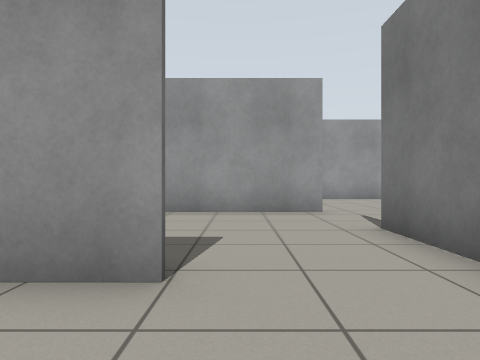
View 1 (above)

18 first-person views from a walk through a robot-simulator world made for Gazebo. The camera is 0.72 m above the floor, looks level and sees 75° across. The floor is counted in squares, 1 m on a side. Each view is taken from the middle of a square. On the plan, view 1 faces up. The plan holds only what a view shows up to about 10 squares ahead; the rest is blank. The place goes on beyond the plan.

View 2
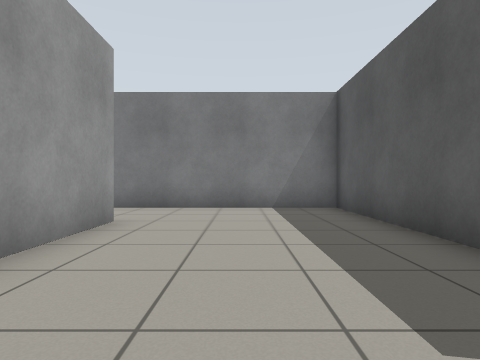

View 3
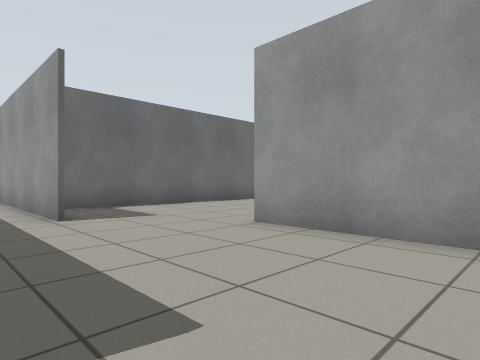

View 4
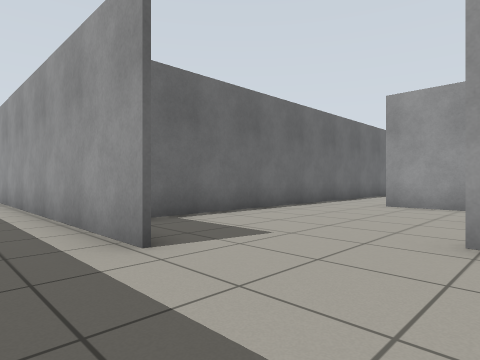

View 5
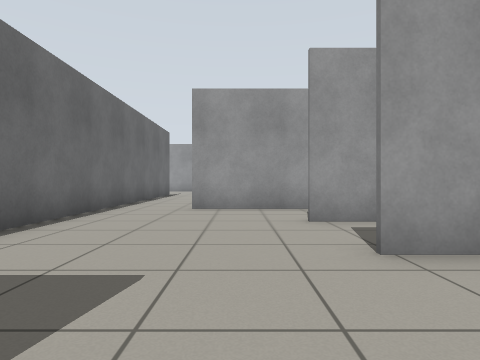

View 6
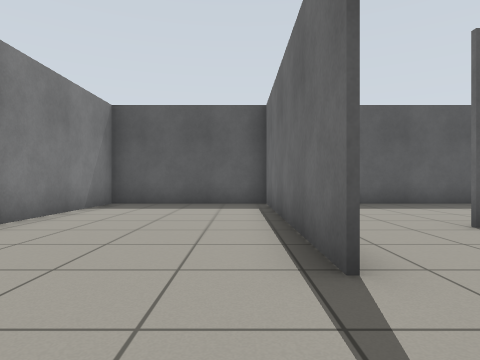

View 7
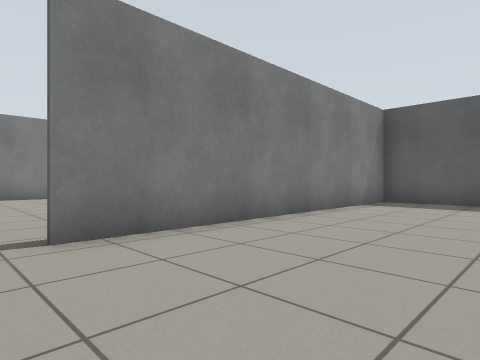

View 8
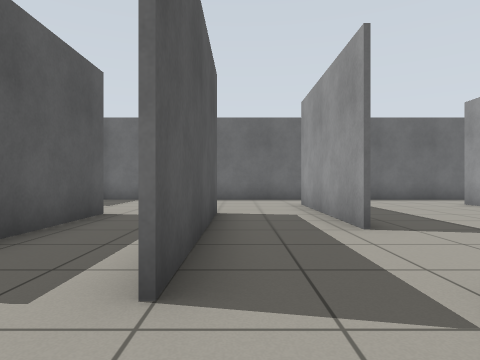

View 9
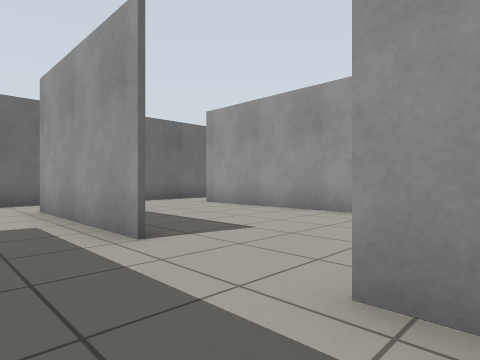

View 10
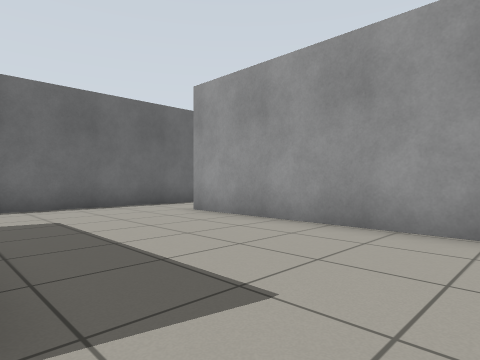

View 11
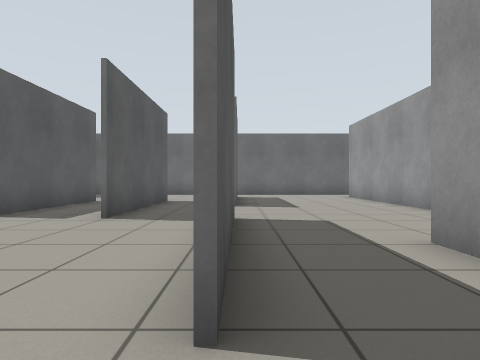

View 12
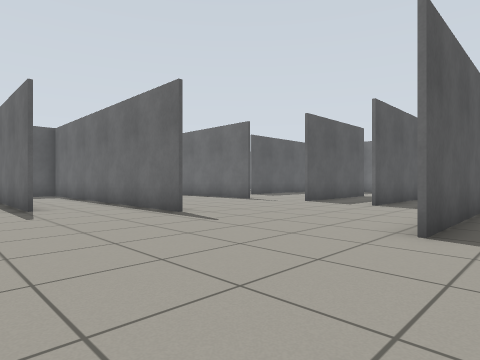

View 13
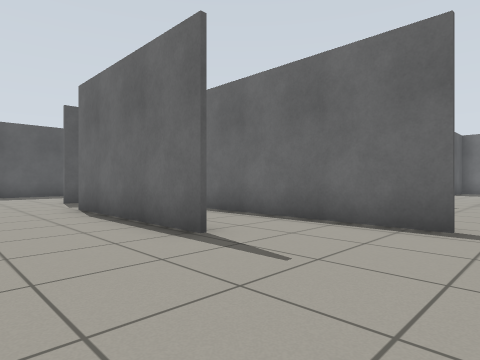

View 14
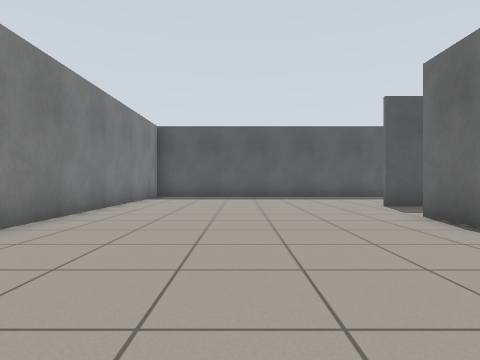

View 15
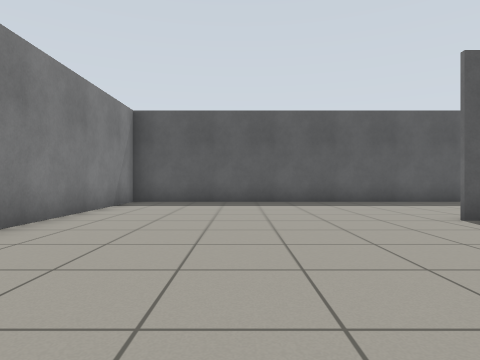

View 16
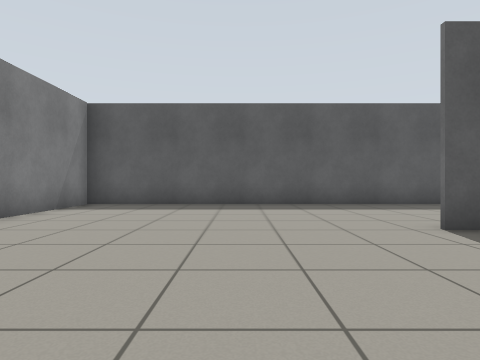

View 17
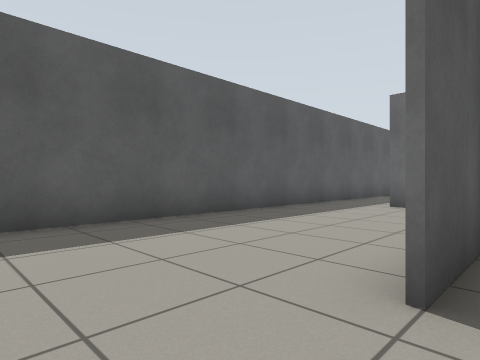

View 18
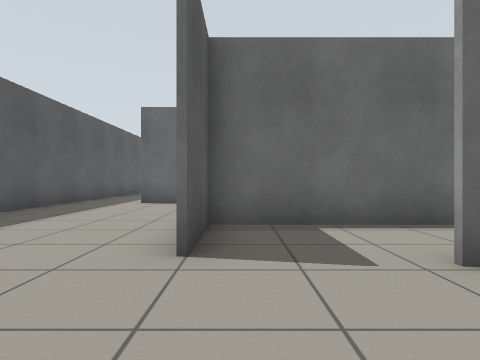

### Floor plan
Ten units are one square. View 1 is at (0, 0); x grows to the right and y downward. Boxes are objects, and circles mark ways between rooms. Rooms are numbered by the first view taken in them; rooms with no view inside come last. Other rooms are left out.
<svg viewBox="-80 -183 250 261">
<path fill="none" stroke="#000" d="M-41 25 19 25M-5 -22 -32 -22M21 25 21 -14M-50 -46 -75 -46M4 -70 -28 -70M-25 -118 -52 -118M21 -14 21 -46M-74 -116 -74 -54M51 -142 44 -142M46 -119 68 -119M70 -71 70 25 91 25M29 -118 21 -118M94 -48 94 2M19 -70 4 -70M22 -48 22 22M-16 -94 -29 -94M-28 -71 16 -71M19 25 69 25 69 -71M22 39 22 51M20 73 165 73 165 -15M-5 -118 -25 -118M5 -166 -52 -166M26 -119 46 -119M-26 -95 22 -95M-74 -178 -74 -116"/>
<circle cx="5" cy="-20" r="3" fill="#2a7"/>
<circle cx="3" cy="-63" r="3" fill="#2a7"/>
<circle cx="-15" cy="-105" r="3" fill="#2a7"/>
<circle cx="-60" cy="-120" r="3" fill="#2a7"/>
<circle cx="20" cy="-105" r="3" fill="#2a7"/>
<circle cx="55" cy="-130" r="3" fill="#2a7"/>
<text x="-30" y="0">1</text>
<text x="-30" y="-60">2</text>
<text x="130" y="-160">3</text>
<text x="-10" y="-140">4</text>
</svg>
Room 1 opens to room 2. Room 2 opens to room 3. Room 2 opens to room 4. Room 3 opens to room 4.

Where each view was taken, in squares from view 1:
view 1: 0 up, 0 right, facing up
view 2: 0 up, 6 left, facing right
view 3: 3 up, 1 right, facing up-left
view 4: 3 up, 2 left, facing up-left
view 5: 4 up, 4 left, facing up
view 6: 7 up, 3 right, facing down
view 7: 8 up, 3 right, facing down-right
view 8: 10 up, 4 right, facing left
view 9: 10 up, 3 right, facing up-left
view 10: 12 up, 1 right, facing up-left
view 11: 12 up, 8 right, facing left
view 12: 13 up, 11 right, facing down-left
view 13: 8 up, 12 right, facing down-left
view 14: 6 up, 13 right, facing down
view 15: 3 up, 13 right, facing down
view 16: 2 up, 12 right, facing down
view 17: 2 down, 11 right, facing down-left
view 18: 2 down, 12 right, facing left
